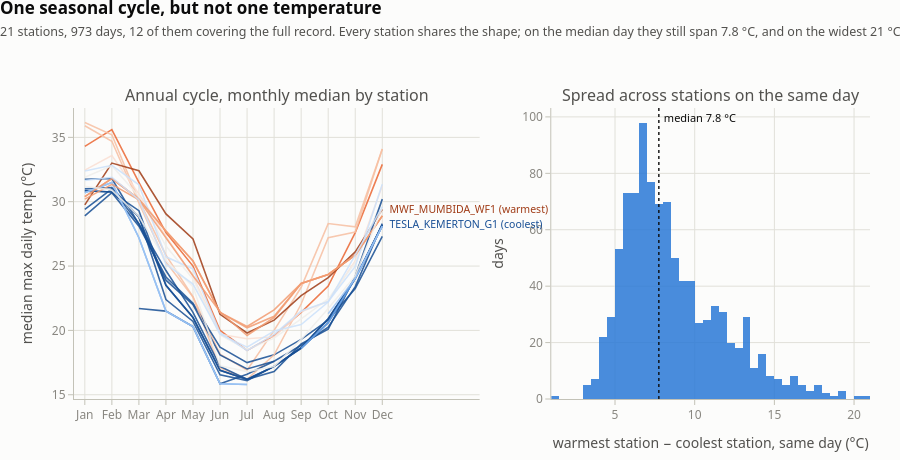

Notebook source saved alongside this figure:
### Markdown cell above
### 2. Twenty-one stations, one seasonal cycle

The left panel is the annual cycle at each of the 21 stations: monthly median maximum, southern
hemisphere, so the peak is January–February and the trough is July. Every station traces the same
shape, which is the fact that made the verdict test in chart 1 work.

The right panel is the part that matters for forecasting: the **spread across the state on the same
day**. The SWIS spans roughly 1,000 km, and on a given day its corners are far apart. A single
"system temperature" is therefore a real simplification, and the chart says how big a one.

Two exclusions, both stated rather than silent. The 21 readings above the WA record are dropped from
the spread — a spread is a maximum minus a minimum, so the one 62.8 °C sensor fault would set the
headline figure by itself and report a 41.5 °C spread that never happened. And the warmest/coolest
ranking uses only the 12 stations covering at least 900 days, because three battery sites commission
partway through the record and would rank artificially cool for having missed two summers.

Station names are `S<n>_<representative facility>`. AEMO publishes no station identifier, so naming
them after a member facility is traceable, where inventing place names would not be.

### Code cell
# ── Chart 2: seasonal cycle by station, and same-day spread ──────────────────
fig = make_subplots(rows=1, cols=2, horizontal_spacing=0.09, column_widths=[0.56, 0.44],
                    subplot_titles=["Annual cycle, monthly median by station",
                                    "Spread across stations on the same day"])

# The 21 flagged readings above the WA record are sensor faults, and a spread is a
# max-minus-min, so a single bad value would set the headline number by itself.
# They are excluded HERE and only here; the loader still returns them flagged.
wsc = wst.mask(wst > WA_RECORD_MAX_C)

# Ranking stations by mean temperature is only fair between stations that cover
# the same days. Three ESR sites start partway through the record and would rank
# "cool" purely for having missed two summers.
COV = 900
cov = wsc.notna().sum()
FULL = list(cov[cov >= COV].index)

mm = wsc.groupby(wsc.index.month).median()
warm = wsc[FULL].mean().sort_values()         # colour by how warm the station is
norm = ((wsc.mean() - warm.min()) / (warm.max() - warm.min())).clip(0, 1)


def temp_hue(u):
    """Sample the diverging ramp; u in [0, 1]."""
    idx = int(round(u * (len(DIVERGING) - 1)))
    return DIVERGING[idx][1]


for s in wsc.columns:
    fig.add_trace(go.Scatter(x=MONTHS, y=mm[s].values, mode='lines', name=s,
                             line=dict(color=temp_hue(norm[s]), width=1.6),
                             opacity=0.85, showlegend=False,
                             hovertemplate=f"{s}<br>%{{x}}: %{{y:.1f}} °C<extra></extra>"),
                  row=1, col=1)

# Direct-label the extremes only; 21 keys would be unreadable.
for s, tag in [(warm.index[-1], "warmest"), (warm.index[0], "coolest")]:
    fig.add_annotation(x=11, y=mm[s].iloc[11], text=f"  {s.split('_', 1)[1]} ({tag})",
                       showarrow=False, xanchor='left', xref='x', yref='y',
                       font=dict(size=10.5, color=temp_hue(norm[s])), row=1, col=1)

spread = (wsc.max(axis=1) - wsc.min(axis=1)).dropna()
fig.add_trace(go.Histogram(x=spread.values, nbinsx=44, marker_color=BLUE, opacity=0.85,
                           showlegend=False,
                           hovertemplate="spread %{x:.0f} °C<br>%{y} days<extra></extra>"),
              row=1, col=2)
fig.add_vline(x=float(spread.median()), line=dict(color=INK, width=1.4, dash='dot'),
              annotation_text=f" median {spread.median():.1f} °C",
              annotation_position="top right",
              annotation_font=dict(size=11, color=INK), row=1, col=2)

fig.update_yaxes(title_text="median max daily temp (°C)", row=1, col=1)
fig.update_xaxes(range=[-0.4, 14.6], row=1, col=1)
fig.update_yaxes(title_text="days", row=1, col=2)
fig.update_xaxes(title_text="warmest station − coolest station, same day (°C)", row=1, col=2)
style(fig, "One seasonal cycle, but not one temperature",
      f"21 stations, {len(spread)} days, {len(FULL)} of them covering the full record. Every "
      f"station shares the shape; on the median day they still span {spread.median():.1f} °C, "
      f"and on the widest {spread.max():.0f} °C.",
      height=460, hover='closest', showlegend=False)
fig.show()

print(f"same-day spread across stations: median {spread.median():.1f} °C, "
      f"p95 {spread.quantile(.95):.1f} °C, max {spread.max():.1f} °C")
print(f"  (flagged readings above {WA_RECORD_MAX_C} °C excluded; including the single "
      f"62.8 °C fault would report a spurious 41.5 °C maximum spread)")
print("")
print(f"ranked over the {len(FULL)} stations with >= {COV} days:")
print(f"  warmest: {warm.index[-1]} ({warm.iloc[-1]:.1f} °C)")
print(f"  coolest: {warm.index[0]} ({warm.iloc[0]:.1f} °C)")
print(f"  the {int(wsc.shape[1] - len(FULL))} short-coverage stations are excluded from the "
      f"ranking; they commission mid-record and would rank cool for missing summers.")

### Figure 1 — Plotly figure (JSON) as saved in the notebook; plotly's stock layout.template omitted (floating-point values rounded to 4 significant figures; data arrays with more than 128 entries replaced by an {"elided": "..."} marker saying what was removed)
{"data": [{"hovertemplate": "S01_NEWGEN_NEERABUP_GT1<br>%{x}: %{y:.1f} °C<extra></extra>", "line": {"color": "#eb6834", "width": 1.6}, "mode": "lines", "name": "S01_NEWGEN_NEERABUP_GT1", "opacity": 0.85, "showlegend": false, "type": "scatter", "x": ["Jan", "Feb", "Mar", "Apr", "May", "Jun", "Jul", "Aug", "Sep", "Oct", "Nov", "Dec"], "xaxis": "x", "y": [34.3, 35.6, 31.5, 27.6, 25.0, 20.0, 18.45, 19.6, 21.4, 23.45, 27.6, 32.9], "yaxis": "y"}, {"hovertemplate": "S02_ALINTA_WGP_GT<br>%{x}: %{y:.1f} °C<extra></extra>", "line": {"color": "#184f95", "width": 1.6}, "mode": "lines", "name": "S02_ALINTA_WGP_GT", "opacity": 0.85, "showlegend": false, "type": "scatter", "x": ["Jan", "Feb", "Mar", "Apr", "May", "Jun", "Jul", "Aug", "Sep", "Oct", "Nov", "Dec"], "xaxis": "x", "y": [31.0, 31.1, 28.8, 23.5, 21.0, 16.9, 16.2, 17.2, 18.65, 20.9, 24.05, 28.2], "yaxis": "y"}, {"hovertemplate": "S03_FLATROCKS_WF1<br>%{x}: %{y:.1f} °C<extra></extra>", "line": {"color": "#f7c0a3", "width": 1.6}, "mode": "lines", "name": "S03_FLATROCKS_WF1", "opacity": 0.85, "showlegend": false, "type": "scatter", "x": ["Jan", "Feb", "Mar", "Apr", "May", "Jun", "Jul", "Aug", "Sep", "Oct", "Nov", "Dec"], "xaxis": "x", "y": [35.9, 34.7, 29.9, 25.3, 22.6, 18.15, 16.9, 20.0, 23.35, 28.3, 28.05, 34.1], "yaxis": "y"}, {"hovertemplate": "S04_COCKBURN_CCG1<br>%{x}: %{y:.1f} °C<extra></extra>", "line": {"color": "#f39d73", "width": 1.6}, "mode": "lines", "name": "S04_COCKBURN_CCG1", "opacity": 0.85, "showlegend": false, "type": "scatter", "x": ["Jan", "Feb", "Mar", "Apr", "May", "Jun", "Jul", "Aug", "Sep", "Oct", "Nov", "Dec"], "xaxis": "x", "y": [30.39, 31.8, 30.2, 27.73, 25.39, 21.4, 20.3, 21.6, 23.65, 24.35, 25.85, 28.9], "yaxis": "y"}, {"hovertemplate": "S05_ALINTA_PNJ_U1<br>%{x}: %{y:.1f} °C<extra></extra>", "line": {"color": "#184f95", "width": 1.6}, "mode": "lines", "name": "S05_ALINTA_PNJ_U1", "opacity": 0.85, "showlegend": false, "type": "scatter", "x": ["Jan", "Feb", "Mar", "Apr", "May", "Jun", "Jul", "Aug", "Sep", "Oct", "Nov", "Dec"], "xaxis": "x", "y": [28.9, 30.7, 28.1, 24.15, 22.1, 18.7, 17.5, 18.1, 19.3, 20.8, 23.25, 27.3], "yaxis": "y"}, {"hovertemplate": "S06_INVESTEC_COLLGAR_WF1<br>%{x}: %{y:.1f} °C<extra></extra>", "line": {"color": "#f7c0a3", "width": 1.6}, "mode": "lines", "name": "S06_INVESTEC_COLLGAR_WF1", "opacity": 0.85, "showlegend": false, "type": "scatter", "x": ["Jan", "Feb", "Mar", "Apr", "May", "Jun", "Jul", "Aug", "Sep", "Oct", "Nov", "Dec"], "xaxis": "x", "y": [36.15, 35.2, 30.1, 25.85, 22.6, 17.1, 16.2, 18.1, 22.05, 27.2, 27.65, 34.1], "yaxis": "y"}, {"hovertemplate": "S07_KEMERTON_GT11<br>%{x}: %{y:.1f} °C<extra></extra>", "line": {"color": "#fbe0d4", "width": 1.6}, "mode": "lines", "name": "S07_KEMERTON_GT11", "opacity": 0.85, "showlegend": false, "type": "scatter", "x": ["Jan", "Feb", "Mar", "Apr", "May", "Jun", "Jul", "Aug", "Sep", "Oct", "Nov", "Dec"], "xaxis": "x", "y": [32.45, 33.59, 30.6, 27.3, 24.2, 19.7, 19.35, 19.5, 21.45, 22.25, 25.4, 31.25], "yaxis": "y"}, {"hovertemplate": "S08_MWF_MUMBIDA_WF1<br>%{x}: %{y:.1f} °C<extra></extra>", "line": {"color": "#a03c17", "width": 1.6}, "mode": "lines", "name": "S08_MWF_MUMBIDA_WF1", "opacity": 0.85, "showlegend": false, "type": "scatter", "x": ["Jan", "Feb", "Mar", "Apr", "May", "Jun", "Jul", "Aug", "Sep", "Oct", "Nov", "Dec"], "xaxis": "x", "y": [29.75, 33.0, 32.4, 29.05, 27.1, 21.25, 19.8, 20.8, 22.7, 24.1, 26.1, 29.4], "yaxis": "y"}, {"hovertemplate": "S09_NEWGEN_KWINANA_CCG1<br>%{x}: %{y:.1f} °C<extra></extra>", "line": {"color": "#f0efec", "width": 1.6}, "mode": "lines", "name": "S09_NEWGEN_KWINANA_CCG1", "opacity": 0.85, "showlegend": false, "type": "scatter", "x": ["Jan", "Feb", "Mar", "Apr", "May", "Jun", "Jul", "Aug", "Sep", "Oct", "Nov", "Dec"], "xaxis": "x", "y": [31.9, 32.8, 30.4, 26.55, 24.0, 19.65, 18.5, 19.4, 20.9, 22.45, 25.25, 30.1], "yaxis": "y"}, {"hovertemplate": "S10_TESLA_KEMERTON_G1<br>%{x}: %{y:.1f} °C<extra></extra>", "line": {"color": "#184f95", "width": 1.6}, "mode": "lines", "name": "S10_TESLA_KEMERTON_G1", "opacity": 0.85, "showlegend": false, "type": "scatter", "x": ["Jan", "Feb", "Mar", "Apr", "May", "Jun", "Jul", "Aug", "Sep", "Oct", "Nov", "Dec"], "xaxis": "x", "y": [29.4, 31.0, 28.3, 23.9, 22.0, 18.1, 17.0, 17.6, 18.85, 20.25, 23.4, 28.3], "yaxis": "y"}, {"hovertemplate": "S11_ALCOA_WGP<br>%{x}: %{y:.1f} °C<extra></extra>", "line": {"color": "#184f95", "width": 1.6}, "mode": "lines", "name": "S11_ALCOA_WGP", "opacity": 0.85, "showlegend": false, "type": "scatter", "x": ["Jan", "Feb", "Mar", "Apr", "May", "Jun", "Jul", "Aug", "Sep", "Oct", "Nov", "Dec"], "xaxis": "x", "y": [31.75, 31.8, 28.25, 24.65, 21.4, 17.2, 16.2, 16.8, 18.95, 20.1, 24.2, 30.2], "yaxis": "y"}, {"hovertemplate": "S12_ALINTA_WGP_ESR1<br>%{x}: %{y:.1f} °C<extra></extra>", "line": {"color": "#184f95", "width": 1.6}, "mode": "lines", "name": "S12_ALINTA_WGP_ESR1", "opacity": 0.85, "showlegend": false, "type": "scatter", "x": ["Jan", "Feb", "Mar", "Apr", "May", "Jun", "Jul", "Aug", "Sep", "Oct", "Nov", "Dec"], "xaxis": "x", "y": [NaN, NaN, 21.7, 21.5, 20.3, 15.85, 16.6, 17.6, NaN, NaN, NaN, NaN], "yaxis": "y"}, {"hovertemplate": "S13_COLLIE_BESS2<br>%{x}: %{y:.1f} °C<extra></extra>", "line": {"color": "#184f95", "width": 1.6}, "mode": "lines", "name": "S13_COLLIE_BESS2", "opacity": 0.85, "showlegend": false, "type": "scatter", "x": ["Jan", "Feb", "Mar", "Apr", "May", "Jun", "Jul", "Aug", "Sep", "Oct", "Nov", "Dec"], "xaxis": "x", "y": [30.85, 30.75, 28.85, 22.4, 20.7, 16.55, 16.1, 17.2, 18.6, 20.6, 24.05, 28.1], "yaxis": "y"}, {"hovertemplate": "S14_COLLIE_ESR1<br>%{x}: %{y:.1f} °C<extra></extra>", "line": {"color": "#184f95", "width": 1.6}, "mode": "lines", "name": "S14_COLLIE_ESR1", "opacity": 0.85, "showlegend": false, "type": "scatter", "x": ["Jan", "Feb", "Mar", "Apr", "May", "Jun", "Jul", "Aug", "Sep", "Oct", "Nov", "Dec"], "xaxis": "x", "y": [30.85, 30.75, 29.3, 23.5, 21.0, 16.9, 16.2, 17.2, 18.65, 20.9, 24.05, 28.2], "yaxis": "y"}, {"hovertemplate": "S15_COLLIE_ESR4<br>%{x}: %{y:.1f} °C<extra></extra>", "line": {"color": "#6da7ec", "width": 1.6}, "mode": "lines", "name": "S15_COLLIE_ESR4", "opacity": 0.85, "showlegend": false, "type": "scatter", "x": ["Jan", "Feb", "Mar", "Apr", "May", "Jun", "Jul", "Aug", "Sep", "Oct", "Nov", "Dec"], "xaxis": "x", "y": [30.7, 31.5, 27.2, 21.5, 20.3, 15.85, 15.8, NaN, 18.6, 20.6, 24.05, 28.1], "yaxis": "y"}, {"hovertemplate": "S16_COLLIE_ESR5<br>%{x}: %{y:.1f} °C<extra></extra>", "line": {"color": "#9ec5f4", "width": 1.6}, "mode": "lines", "name": "S16_COLLIE_ESR5", "opacity": 0.85, "showlegend": false, "type": "scatter", "x": ["Jan", "Feb", "Mar", "Apr", "May", "Jun", "Jul", "Aug", "Sep", "Oct", "Nov", "Dec"], "xaxis": "x", "y": [30.7, 31.5, 27.2, 21.5, 20.3, 15.85, 15.8, NaN, NaN, 21.3, 24.05, 28.1], "yaxis": "y"}, {"hovertemplate": "S17_EDWFMAN_WF1<br>%{x}: %{y:.1f} °C<extra></extra>", "line": {"color": "#cde2fb", "width": 1.6}, "mode": "lines", "name": "S17_EDWFMAN_WF1", "opacity": 0.85, "showlegend": false, "type": "scatter", "x": ["Jan", "Feb", "Mar", "Apr", "May", "Jun", "Jul", "Aug", "Sep", "Oct", "Nov", "Dec"], "xaxis": "x", "y": [32.39, 32.83, 31.31, 25.72, 24.77, 19.84, 18.43, 19.69, 21.51, 22.25, 24.97, 31.35], "yaxis": "y"}, {"hovertemplate": "S18_KWINANA_ESR1<br>%{x}: %{y:.1f} °C<extra></extra>", "line": {"color": "#f39d73", "width": 1.6}, "mode": "lines", "name": "S18_KWINANA_ESR1", "opacity": 0.85, "showlegend": false, "type": "scatter", "x": ["Jan", "Feb", "Mar", "Apr", "May", "Jun", "Jul", "Aug", "Sep", "Oct", "Nov", "Dec"], "xaxis": "x", "y": [30.39, 31.8, 30.2, 27.73, 25.39, 21.4, 20.2, 21.1, 23.65, 24.35, 25.85, 28.9], "yaxis": "y"}, {"hovertemplate": "S19_KWINANA_ESR2<br>%{x}: %{y:.1f} °C<extra></extra>", "line": {"color": "#f39d73", "width": 1.6}, "mode": "lines", "name": "S19_KWINANA_ESR2", "opacity": 0.85, "showlegend": false, "type": "scatter", "x": ["Jan", "Feb", "Mar", "Apr", "May", "Jun", "Jul", "Aug", "Sep", "Oct", "Nov", "Dec"], "xaxis": "x", "y": [30.2, 31.35, 30.15, 27.2, 24.25, 21.45, 19.6, 21.0, 23.65, 24.35, 25.85, 28.9], "yaxis": "y"}, {"hovertemplate": "S20_MUJA_G6<br>%{x}: %{y:.1f} °C<extra></extra>", "line": {"color": "#f0efec", "width": 1.6}, "mode": "lines", "name": "S20_MUJA_G6", "opacity": 0.85, "showlegend": false, "type": "scatter", "x": ["Jan", "Feb", "Mar", "Apr", "May", "Jun", "Jul", "Aug", "Sep", "Oct", "Nov", "Dec"], "xaxis": "x", "y": [31.2, 30.9, 28.85, 25.45, 23.4, 17.25, 16.8, 17.2, 19.3, 21.7, 24.25, 29.55], "yaxis": "y"}, {"hovertemplate": "S21_PHOENIX_KWINANA_WTE_G1<br>%{x}: %{y:.1f} °C<extra></extra>", "line": {"color": "#cde2fb", "width": 1.6}, "mode": "lines", "name": "S21_PHOENIX_KWINANA_WTE_G1", "opacity": 0.85, "showlegend": false, "type": "scatter", "x": ["Jan", "Feb", "Mar", "Apr", "May", "Jun", "Jul", "Aug", "Sep", "Oct", "Nov", "Dec"], "xaxis": "x", "y": [31.65, 31.9, 30.15, 25.15, 23.6, 19.7, 18.7, 19.95, 20.45, 22.2, 25.85, 29.6], "yaxis": "y"}, {"hovertemplate": "spread %{x:.0f} °C<br>%{y} days<extra></extra>", "marker": {"color": "#2a78d6"}, "nbinsx": 44, "opacity": 0.85, "showlegend": false, "type": "histogram", "x": {"elided": "973 float values"}, "xaxis": "x2", "yaxis": "y2"}], "layout": {"annotations": [{"font": {"size": 16}, "showarrow": false, "text": "Annual cycle, monthly median by station", "x": 0.2548, "xanchor": "center", "xref": "paper", "y": 1, "yanchor": "bottom", "yref": "paper"}, {"font": {"size": 16}, "showarrow": false, "text": "Spread across stations on the same day", "x": 0.7998, "xanchor": "center", "xref": "paper", "y": 1, "yanchor": "bottom", "yref": "paper"}, {"font": {"color": "#a03c17", "size": 10.5}, "showarrow": false, "text": "  MWF_MUMBIDA_WF1 (warmest)", "x": 11, "xanchor": "left", "xref": "x", "y": 29.4, "yref": "y"}, {"font": {"color": "#184f95", "size": 10.5}, "showarrow": false, "text": "  TESLA_KEMERTON_G1 (coolest)", "x": 11, "xanchor": "left", "xref": "x", "y": 28.3, "yref": "y"}, {"font": {"color": "#0b0b0b", "size": 11}, "showarrow": false, "text": " median 7.8 °C", "x": 7.75, "xanchor": "left", "xref": "x2", "y": 1, "yanchor": "top", "yref": "y2 domain"}], "font": {"color": "#52514e", "family": "system-ui, -apple-system, Segoe UI, sans-serif", "size": 12}, "height": 460, "hovermode": "closest", "legend": {"bgcolor": "rgba(0,0,0,0)", "font": {"size": 11.5}, "orientation": "h", "x": 0, "xanchor": "left", "y": 1, "yanchor": "bottom"}, "margin": {"b": 58, "l": 74, "r": 30, "t": 108}, "paper_bgcolor": "#fcfcfb", "plot_bgcolor": "#fcfcfb", "shapes": [{"line": {"color": "#0b0b0b", "dash": "dot", "width": 1.4}, "type": "line", "x0": 7.75, "x1": 7.75, "xref": "x2", "y0": 0, "y1": 1, "yref": "y2 domain"}], "showlegend": false, "title": {"font": {"color": "#0b0b0b", "size": 17}, "text": "<b>One seasonal cycle, but not one temperature</b><br><span style='font-size:12.5px;color:#52514e'>21 stations, 973 days, 12 of them covering the full record. Every station shares the shape; on the median day they still span 7.8 °C, and on the widest 21 °C.</span>", "x": 0, "xanchor": "left", "y": 0.97}, "xaxis": {"anchor": "y", "domain": [0, 0.5096], "gridcolor": "#e1e0d9", "linecolor": "#c3c2b7", "range": [-0.4, 14.6], "tickcolor": "#c3c2b7", "tickfont": {"color": "#898781"}, "ticks": "outside", "zeroline": false}, "xaxis2": {"anchor": "y2", "domain": [0.5996, 1], "gridcolor": "#e1e0d9", "linecolor": "#c3c2b7", "tickcolor": "#c3c2b7", "tickfont": {"color": "#898781"}, "ticks": "outside", "title": {"text": "warmest station − coolest station, same day (°C)"}, "zeroline": false}, "yaxis": {"anchor": "x", "domain": [0, 1], "gridcolor": "#e1e0d9", "linecolor": "#c3c2b7", "tickcolor": "#c3c2b7", "tickfont": {"color": "#898781"}, "ticks": "outside", "title": {"text": "median max daily temp (°C)"}, "zeroline": false}, "yaxis2": {"anchor": "x2", "domain": [0, 1], "gridcolor": "#e1e0d9", "linecolor": "#c3c2b7", "tickcolor": "#c3c2b7", "tickfont": {"color": "#898781"}, "ticks": "outside", "title": {"text": "days"}, "zeroline": false}}}
